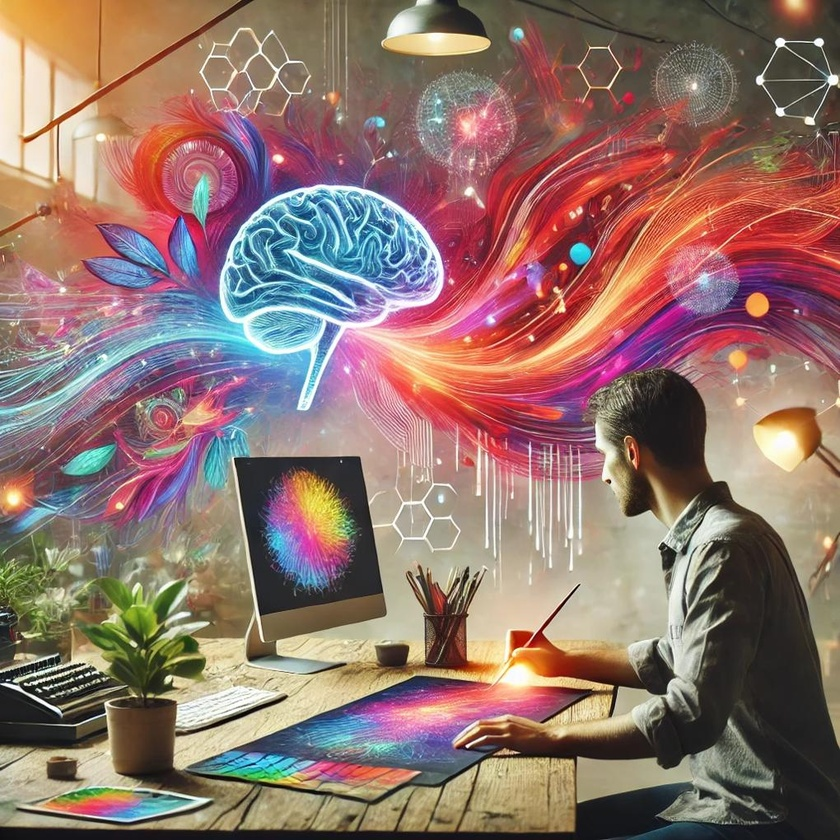
#> input picture computer_vision/your_image.jpeg, 840 x 840 px, shrunk from 1020 x 1020 before the run
$ python code_4.py
#> lines starting #> are read from the running program, lines starting #| are printed output that depends on the picture
import cv2

# Read image
img = cv2.imread("your_image.jpeg")
#> img is the input picture: shape (840, 840, 3); mean B, G, R 107.6, 115.1, 144.4

if img is None:
    print("Error: Could not read image.")
else:
    # Flip vertically (0), horizontally (1), or both (-1)
    flip_vertical = cv2.flip(img, 0)
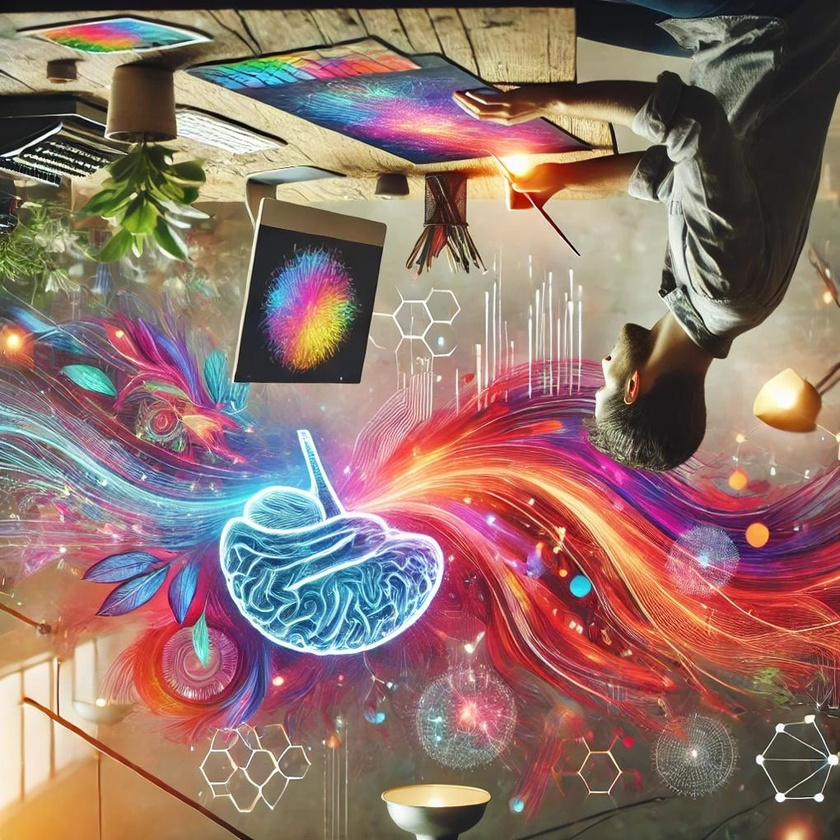
#> flip_vertical: shape (840, 840, 3); mean B, G, R 107.6, 115.1, 144.4
    flip_horizontal = cv2.flip(img, 1)
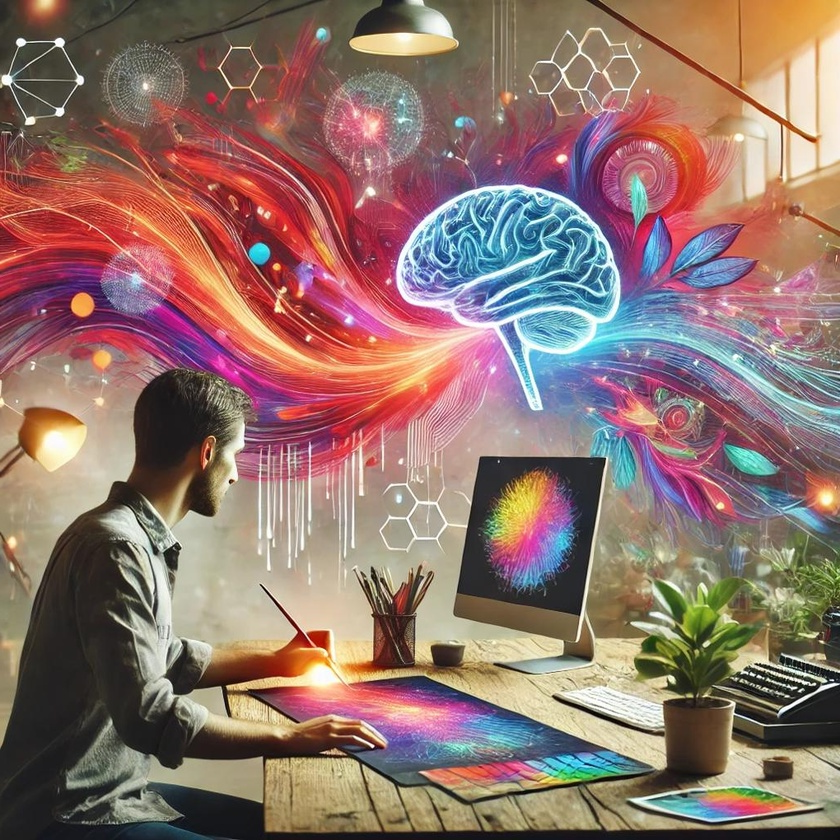
#> flip_horizontal: shape (840, 840, 3); mean B, G, R 107.6, 115.1, 144.4
    flip_both = cv2.flip(img, -1)
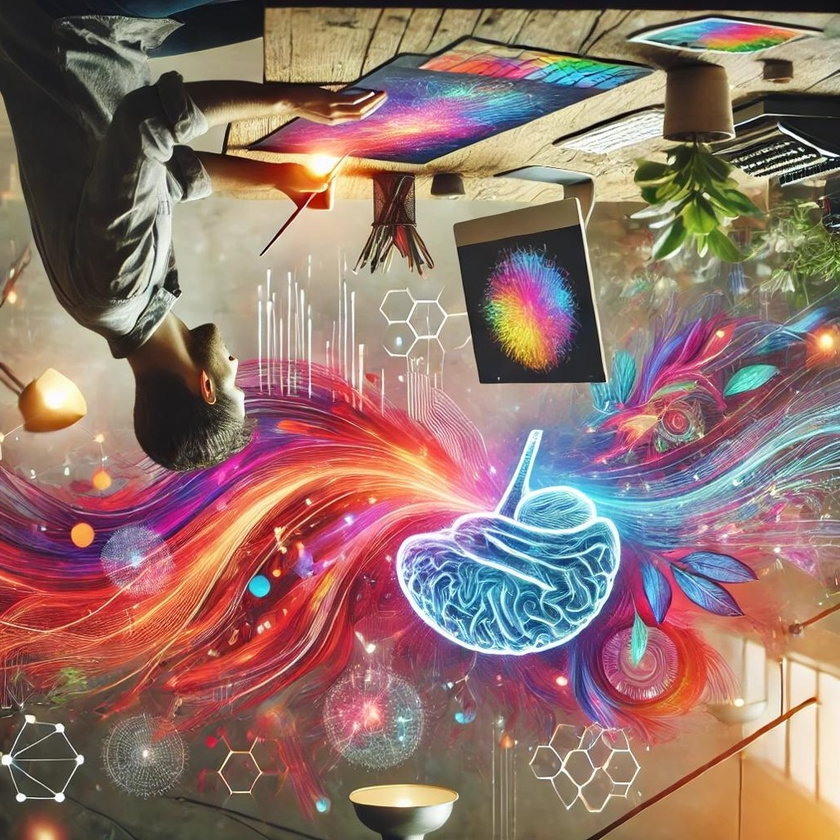
#> flip_both: shape (840, 840, 3); mean B, G, R 107.6, 115.1, 144.4

    # Show results
    cv2.imshow("Original", img)
    cv2.imshow("Flipped Vertically", flip_vertical)
    cv2.imshow("Flipped Horizontally", flip_horizontal)
    cv2.imshow("Flipped Both", flip_both)

    cv2.waitKey(0)
    cv2.destroyAllWindows()
